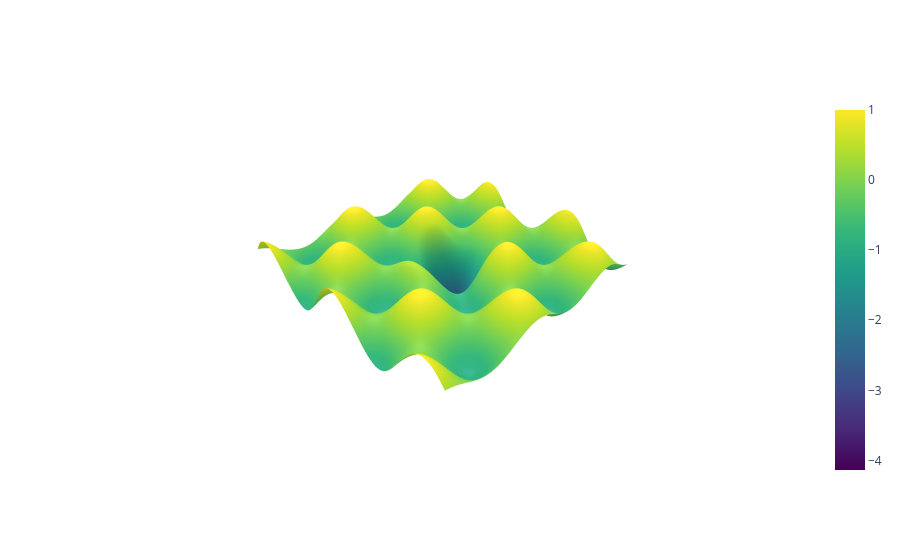

This figure's notebook cell:
### Code cell
import plotly.graph_objects as go
Z = np.sin(1.5 * X) * np.cos(1.5 * Y) - np.exp(-(X**2 + Y**2)) * 4
fig = go.Figure(data=[go.Surface(z=Z, x=X, y=Y, colorscale='Viridis')])
fig.update_layout(scene=dict(xaxis_visible=False, yaxis_visible=False, zaxis_visible=False))
# fig.write_image("plotly_landscape.png", scale=3)  # High-res PNG

### Figure 1 — Plotly figure (JSON) as saved in the notebook; plotly's stock layout.template omitted (floating-point values rounded to 4 significant figures; data arrays with more than 128 entries replaced by an {"elided": "..."} marker saying what was removed)
{"data": [{"colorscale": [[0, "#440154"], [0.1111, "#482878"], [0.2222, "#3e4989"], [0.3333, "#31688e"], [0.4444, "#26828e"], [0.5556, "#1f9e89"], [0.6667, "#35b779"], [0.7778, "#6ece58"], [0.8889, "#b5de2b"], [1, "#fde725"]], "type": "surface", "x": {"elided": "200x200 float values"}, "y": {"elided": "200x200 float values"}, "z": {"elided": "200x200 float values"}}], "layout": {"scene": {"xaxis": {"visible": false}, "yaxis": {"visible": false}, "zaxis": {"visible": false}}}}
